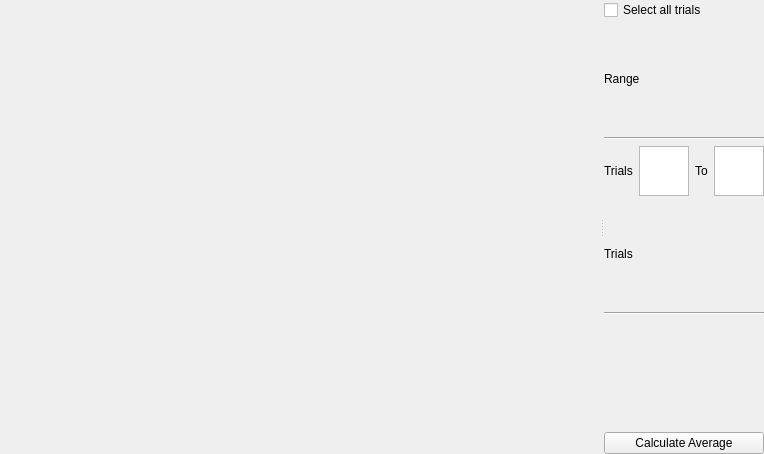
<?xml version="1.0" encoding="UTF-8"?>
<ui version="4.0">
 <class>Average</class>
 <widget class="QWidget" name="Average">
  <property name="geometry">
   <rect>
    <x>0</x>
    <y>0</y>
    <width>682</width>
    <height>454</height>
   </rect>
  </property>
  <property name="windowTitle">
   <string>Form</string>
  </property>
  <layout class="QHBoxLayout" name="horizontalLayout">
   <property name="spacing">
    <number>0</number>
   </property>
   <property name="leftMargin">
    <number>0</number>
   </property>
   <property name="topMargin">
    <number>0</number>
   </property>
   <property name="rightMargin">
    <number>0</number>
   </property>
   <property name="bottomMargin">
    <number>0</number>
   </property>
   <item>
    <widget class="QSplitter" name="splitter">
     <property name="orientation">
      <enum>Qt::Horizontal</enum>
     </property>
     <widget class="QWidget" name="leftPanel">
      <layout class="QVBoxLayout" name="leftLayout">
       <item>
        <widget class="QWidget" name="VTK_render_Qwidget" native="true">
         <property name="sizePolicy">
          <sizepolicy hsizetype="Expanding" vsizetype="Expanding">
           <horstretch>0</horstretch>
           <verstretch>1</verstretch>
          </sizepolicy>
         </property>
         <property name="minimumSize">
          <size>
           <width>600</width>
           <height>0</height>
          </size>
         </property>
        </widget>
       </item>
      </layout>
     </widget>
     <widget class="QWidget" name="rightSidebar">
      <layout class="QVBoxLayout" name="rightLayout">
       <item>
        <layout class="QVBoxLayout" name="verticalLayout">
         <item>
          <widget class="QCheckBox" name="select_all_trials_CheckBox">
           <property name="text">
            <string>Select all trials</string>
           </property>
          </widget>
         </item>
         <item>
          <widget class="QLabel" name="label">
           <property name="text">
            <string>Range</string>
           </property>
          </widget>
         </item>
         <item>
          <widget class="Line" name="line">
           <property name="orientation">
            <enum>Qt::Horizontal</enum>
           </property>
          </widget>
         </item>
         <item>
          <layout class="QHBoxLayout" name="horizontalLayout_2">
           <item>
            <widget class="QLabel" name="label_3">
             <property name="text">
              <string>Trials</string>
             </property>
            </widget>
           </item>
           <item>
            <widget class="QTextEdit" name="textEdit">
             <property name="sizePolicy">
              <sizepolicy hsizetype="Minimum" vsizetype="Minimum">
               <horstretch>0</horstretch>
               <verstretch>0</verstretch>
              </sizepolicy>
             </property>
             <property name="minimumSize">
              <size>
               <width>50</width>
               <height>50</height>
              </size>
             </property>
             <property name="maximumSize">
              <size>
               <width>50</width>
               <height>50</height>
              </size>
             </property>
            </widget>
           </item>
           <item>
            <widget class="QLabel" name="label_4">
             <property name="text">
              <string>To</string>
             </property>
            </widget>
           </item>
           <item>
            <widget class="QTextEdit" name="textEdit_2">
             <property name="sizePolicy">
              <sizepolicy hsizetype="Fixed" vsizetype="Fixed">
               <horstretch>0</horstretch>
               <verstretch>0</verstretch>
              </sizepolicy>
             </property>
             <property name="maximumSize">
              <size>
               <width>50</width>
               <height>50</height>
              </size>
             </property>
            </widget>
           </item>
          </layout>
         </item>
         <item>
          <widget class="QLabel" name="label_2">
           <property name="text">
            <string>Trials</string>
           </property>
          </widget>
         </item>
         <item>
          <widget class="Line" name="line_2">
           <property name="orientation">
            <enum>Qt::Horizontal</enum>
           </property>
          </widget>
         </item>
         <item>
          <widget class="QWidget" name="widget" native="true"/>
         </item>
         <item>
          <widget class="QPushButton" name="pushButton">
           <property name="text">
            <string>Calculate Average</string>
           </property>
          </widget>
         </item>
        </layout>
       </item>
      </layout>
     </widget>
    </widget>
   </item>
  </layout>
 </widget>
 <resources/>
 <connections/>
</ui>
